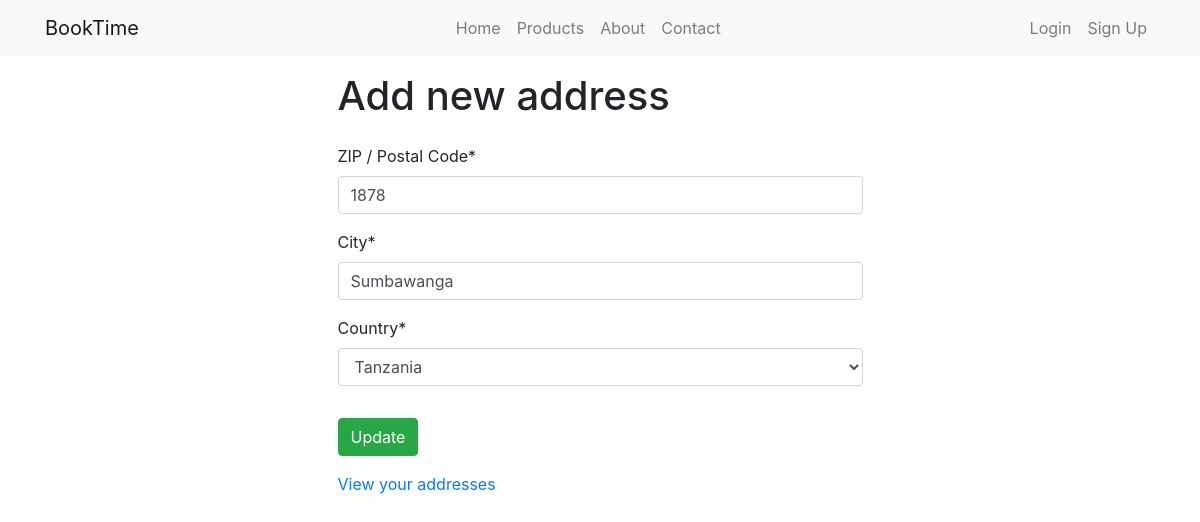
The page /accounts/addresses/1/update/ on the database its author committed.
### accounts/models.py (models this page shows, shortened)
class Address(models.Model):
    SUPPORTED_COUNTRIES = (
        ('TZ', 'Tanzania'),
    )
    user = models.ForeignKey(CustomUser, on_delete=models.CASCADE)
    zip_code = models.CharField('ZIP / Postal Code', max_length=12)
    city = models.CharField(max_length=60)
    country = models.CharField(max_length=3, choices=SUPPORTED_COUNTRIES, default='TZ')
    class Meta:
        verbose_name_plural = "Addresses"

### accounts/views.py (the view)
# urls.py: path('addresses/<int:pk>/update/', views.AddressUpdateView.as_view(), name='address-update'),
class AddressUpdateView(UpdateView):
    model = Address
    fields = ('zip_code', 'city', 'country', )
    template_name = 'accounts/address_update.html'
    success_url = reverse_lazy('accounts:address-list')

### accounts/templates/accounts/address_update.html (shortened to what this page needs)
{% extends 'main/base.html' %}
{% load crispy_forms_tags %}
{% block content %}
    <div class="container col-md-6 my-3">
        <h1>Add new address</h1>
        <form class="pt-3" method="POST">
            {{ form | crispy }}
            <button type="submit" class="mt-3 btn btn-success">Update</button>
        </form>
        <div class="mt-3">
            <p class="mb-2">
                <a href="{% url 'accounts:address-list' %}">View your addresses</a>
            </p>
        </div>
    </div>
{% endblock content %}

### rows shown on the page
Address: zip_code "1878", city "Sumbawanga", country "Tanzania"
